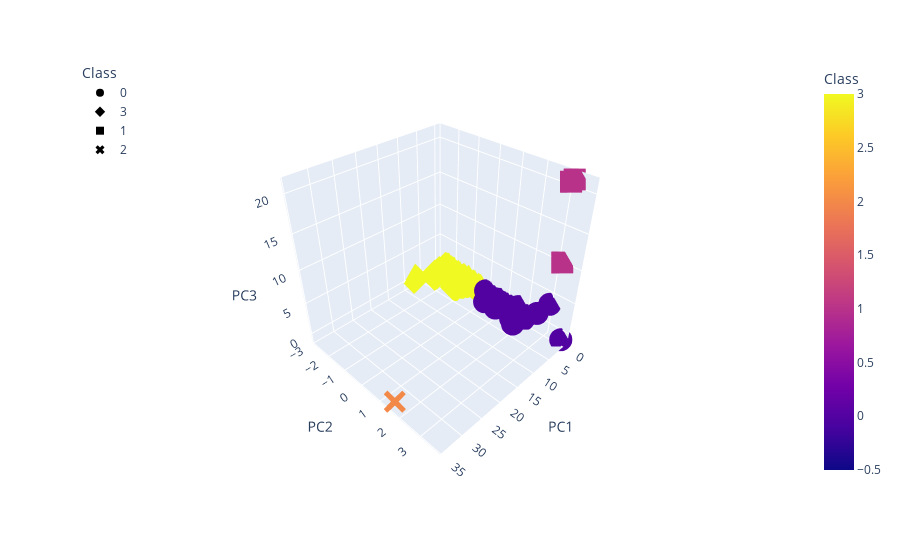

Notebook code cell kept with this figure:
### Markdown cell above
### Deliverable 4: Visualizing Cryptocurrencies Results

#### 3D-Scatter with Clusters

### Code cell
# Creating a 3D-Scatter with the PCA data and the clusters
fig = px.scatter_3d(clustered_df, x="PC1", y="PC2", z="PC3", color="Class", symbol="Class",width=800, hover_name='CoinName')
fig.update_layout(legend=dict(x=0,y=1))
fig.show()

### Figure 1 — Plotly figure (JSON) as saved in the notebook; plotly's stock layout.template omitted (floating-point values rounded to 4 significant figures; data arrays with more than 128 entries replaced by an {"elided": "..."} marker saying what was removed)
{"data": [{"hovertemplate": "<b>%{hovertext}</b><br><br>Class=%{marker.color}<br>PC1=%{x}<br>PC2=%{y}<br>PC3=%{z}<extra></extra>", "hovertext": {"elided": "290 str values"}, "legendgroup": "0", "marker": {"color": {"elided": "290 int values"}, "coloraxis": "coloraxis", "symbol": "circle"}, "mode": "markers", "name": "0", "scene": "scene", "showlegend": true, "type": "scatter3d", "x": {"elided": "290 float values"}, "y": {"elided": "290 float values"}, "z": {"elided": "290 float values"}}, {"hovertemplate": "<b>%{hovertext}</b><br><br>Class=%{marker.color}<br>PC1=%{x}<br>PC2=%{y}<br>PC3=%{z}<extra></extra>", "hovertext": {"elided": "238 str values"}, "legendgroup": "3", "marker": {"color": {"elided": "238 int values"}, "coloraxis": "coloraxis", "symbol": "diamond"}, "mode": "markers", "name": "3", "scene": "scene", "showlegend": true, "type": "scatter3d", "x": {"elided": "238 float values"}, "y": {"elided": "238 float values"}, "z": {"elided": "238 float values"}}, {"hovertemplate": "<b>%{hovertext}</b><br><br>Class=%{marker.color}<br>PC1=%{x}<br>PC2=%{y}<br>PC3=%{z}<extra></extra>", "hovertext": ["BiblePay", "LitecoinCash", "Acute Angle Cloud"], "legendgroup": "1", "marker": {"color": [1, 1, 1], "coloraxis": "coloraxis", "symbol": "square"}, "mode": "markers", "name": "1", "scene": "scene", "showlegend": true, "type": "scatter3d", "x": [-0.2006, -0.388, -0.3352], "y": [3.187, 3.22, 3.06], "z": [21.18, 10.44, 20.74]}, {"hovertemplate": "<b>%{hovertext}</b><br><br>Class=%{marker.color}<br>PC1=%{x}<br>PC2=%{y}<br>PC3=%{z}<extra></extra>", "hovertext": ["BitTorrent"], "legendgroup": "2", "marker": {"color": [2], "coloraxis": "coloraxis", "symbol": "x"}, "mode": "markers", "name": "2", "scene": "scene", "showlegend": true, "type": "scatter3d", "x": [34.07], "y": [1.57], "z": [-0.6245]}], "layout": {"autosize": true, "coloraxis": {"colorbar": {"title": {"text": "Class"}}, "colorscale": [[0, "#0d0887"], [0.1111, "#46039f"], [0.2222, "#7201a8"], [0.3333, "#9c179e"], [0.4444, "#bd3786"], [0.5556, "#d8576b"], [0.6667, "#ed7953"], [0.7778, "#fb9f3a"], [0.8889, "#fdca26"], [1, "#f0f921"]]}, "legend": {"title": {"text": "Class"}, "tracegroupgap": 0, "x": 0, "y": 1}, "margin": {"t": 60}, "scene": {"aspectmode": "auto", "aspectratio": {"x": 1, "y": 1, "z": 1}, "camera": {"center": {"x": 0, "y": 0, "z": 0}, "eye": {"x": 1.462, "y": 1.462, "z": 1.462}, "projection": {"type": "perspective"}, "up": {"x": 0, "y": 0, "z": 1}}, "domain": {"x": [0, 1], "y": [0, 1]}, "xaxis": {"title": {"text": "PC1"}, "type": "linear"}, "yaxis": {"title": {"text": "PC2"}, "type": "linear"}, "zaxis": {"title": {"text": "PC3"}, "type": "linear"}}}}
